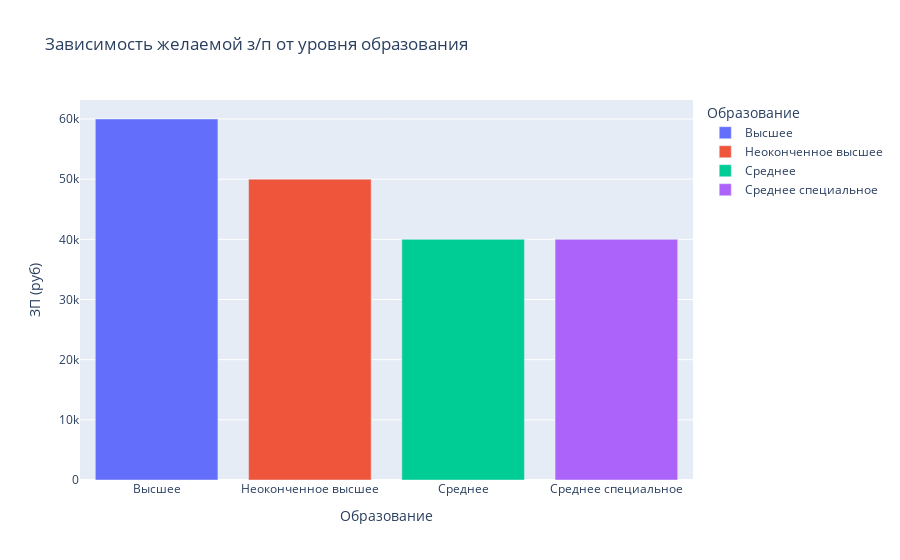

Source (notebook cell):
### Markdown cell above
4. Постройте диаграмму, которая показывает зависимость **медианной** желаемой заработной платы (**"ЗП (руб)"**) от уровня образования (**"Образование"**). Используйте для диаграммы данные о резюме, где желаемая заработная плата меньше 1 млн рублей.
*Сделайте выводы по представленной диаграмме: для каких уровней образования наблюдаются наибольшие и наименьшие уровни желаемой заработной платы? Как вы считаете, важен ли признак уровня образования при прогнозировании заработной платы?*

### Code cell
mask = (data_hh['ЗП (руб)'] < 1000000)
data_grouped = data_hh[mask].groupby(['Образование'])["ЗП (руб)"].median()
df = pd.DataFrame(data_grouped).reset_index()
fig4 = px.bar(df, x='Образование', y='ЗП (руб)', color= 'Образование', title='Зависимость желаемой з/п от уровня образования')
fig4.show()

### Figure 1 — Plotly figure (JSON) as saved in the notebook; plotly's stock layout.template omitted (floating-point values rounded to 4 significant figures)
{"data": [{"alignmentgroup": "True", "hovertemplate": "Образование=%{x}<br>ЗП (руб)=%{y}<extra></extra>", "legendgroup": "Высшее", "marker": {"color": "#636efa", "pattern": {"shape": ""}}, "name": "Высшее", "offsetgroup": "Высшее", "orientation": "v", "showlegend": true, "textposition": "auto", "type": "bar", "x": ["Высшее"], "xaxis": "x", "y": [60000], "yaxis": "y"}, {"alignmentgroup": "True", "hovertemplate": "Образование=%{x}<br>ЗП (руб)=%{y}<extra></extra>", "legendgroup": "Неоконченное высшее", "marker": {"color": "#EF553B", "pattern": {"shape": ""}}, "name": "Неоконченное высшее", "offsetgroup": "Неоконченное высшее", "orientation": "v", "showlegend": true, "textposition": "auto", "type": "bar", "x": ["Неоконченное высшее"], "xaxis": "x", "y": [50000], "yaxis": "y"}, {"alignmentgroup": "True", "hovertemplate": "Образование=%{x}<br>ЗП (руб)=%{y}<extra></extra>", "legendgroup": "Среднее", "marker": {"color": "#00cc96", "pattern": {"shape": ""}}, "name": "Среднее", "offsetgroup": "Среднее", "orientation": "v", "showlegend": true, "textposition": "auto", "type": "bar", "x": ["Среднее"], "xaxis": "x", "y": [40000], "yaxis": "y"}, {"alignmentgroup": "True", "hovertemplate": "Образование=%{x}<br>ЗП (руб)=%{y}<extra></extra>", "legendgroup": "Среднее специальное", "marker": {"color": "#ab63fa", "pattern": {"shape": ""}}, "name": "Среднее специальное", "offsetgroup": "Среднее специальное", "orientation": "v", "showlegend": true, "textposition": "auto", "type": "bar", "x": ["Среднее специальное"], "xaxis": "x", "y": [40000], "yaxis": "y"}], "layout": {"barmode": "relative", "legend": {"title": {"text": "Образование"}, "tracegroupgap": 0}, "title": {"text": "Зависимость желаемой з/п от уровня образования"}, "xaxis": {"anchor": "y", "categoryarray": ["Высшее", "Неоконченное высшее", "Среднее", "Среднее специальное"], "categoryorder": "array", "domain": [0, 1], "title": {"text": "Образование"}}, "yaxis": {"anchor": "x", "domain": [0, 1], "title": {"text": "ЗП (руб)"}}}}
